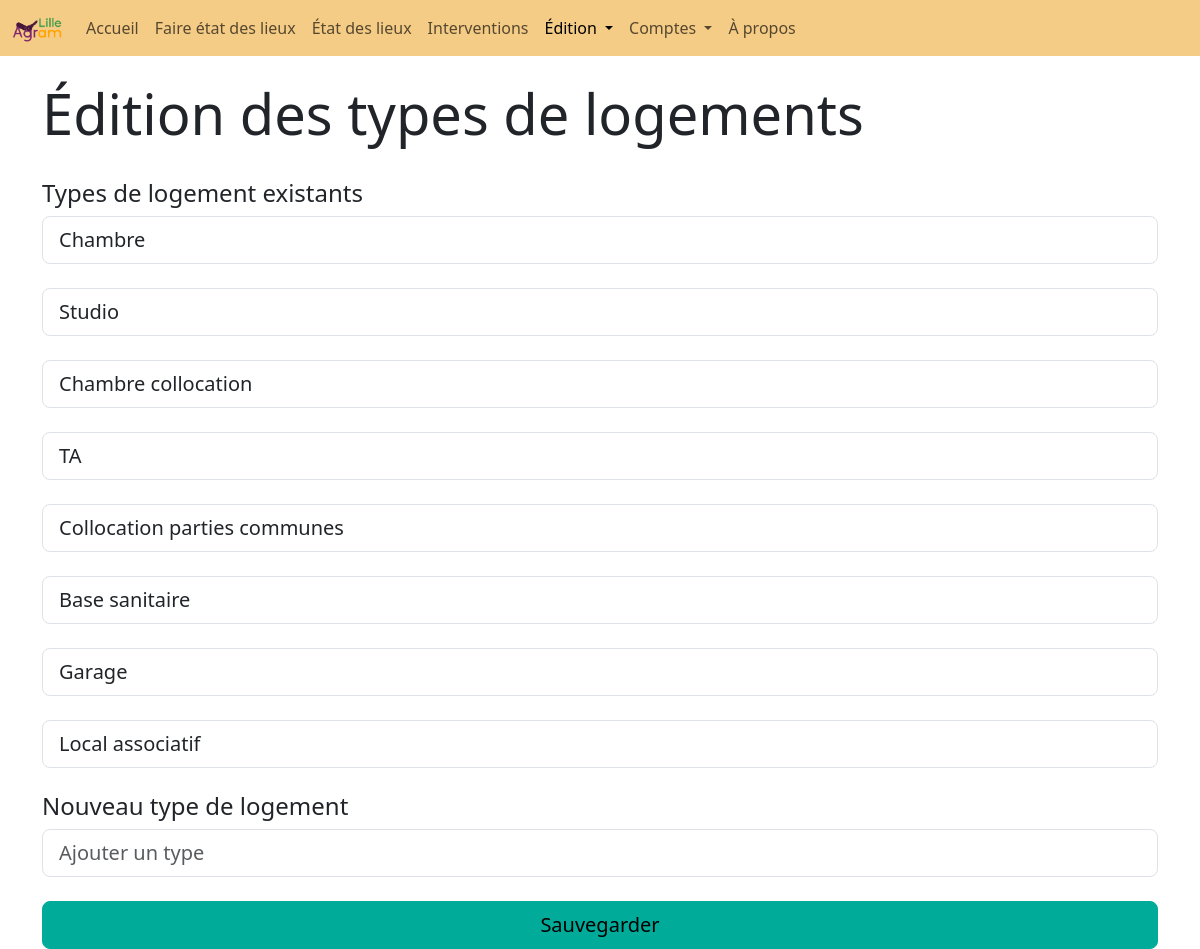
The page /modification_types_logement (signed in) on the database its author committed.
### website/models.py (models this page shows)
class TypeLogement(db.Model):
    __tablename__ = "type_logement"
    id = db.Column(db.Integer, primary_key=True)
    type = db.Column(db.String(50))

### website/blueprints/edition.py (the view)
@edition.route('modification_types_logement', methods = ['GET', 'POST'])
@login_required
def modification_types_logement():
    if request.method == 'POST':
        form = request.form
        updateTypeLogement(form)
    Types = db.session.query(TypeLogement).all()
    return render_template('modification_types_logement.html', active=activePage(6),  user=current_user, Types=Types)

### website/__init__.py (called while the page is built)
def create_app():
    app = Flask(__name__)
    secrey_key = uuid.uuid4().hex
    app.config['SECRET_KEY'] = "meow" #secrey_key
    app.config['SQLALCHEMY_DATABASE_URI'] = f'sqlite:///{DB_NAME}'
    db.init_app(app)
    from .blueprints.views import views
    from .blueprints.auth import auth
    from .blueprints.edition import edition
    from .blueprints.edl import edl
    app.register_blueprint(views, url_prefix = '/')
    app.register_blueprint(auth, url_prefix = '/')
    app.register_blueprint(edition, url_prefix = '/')
    app.register_blueprint(edl, url_prefix = '/')
    from .models import User
    with app.app_context():
        db.create_all()
    login_manager = LoginManager()
    login_manager.login_view = 'auth.login'
    login_manager.init_app(app)
    @login_manager.user_loader
    def load_user(id):
        return User.query.get(int(id))
    return app

### website/functions.py (called while the page is built)
def activePage(id: int) -> ...:
    len = 20
    active = len * ['']
    active[id] = 'active'
    return active

### website/templates/edition/modification_types_logement.html
{% extends "base.html" %}
{% block content %}
<br>
<h1 class="display-4">Édition des types de logements</h1>
<br>
<form method="post">
    <h4>Types de logement existants</h4>
    {% for type in Types %}
        <input class="form-control form-control-lg" type="text" id="type" name="{{type.id}}" value="{{type.type}}" placeholder="Nom">
        <br>
    {% endfor %}
    <h4>Nouveau type de logement</h4>
    <input class="form-control form-control-lg" type="text" id="type" name="newtypeoflogement" value="" placeholder="Ajouter un type">
    <br>
    <div class="list-group">
        <button type="submit" class="btn btn-success btn-lg btn-block">Sauvegarder</button>
    </div>
</form>
{% endblock %}

### website/templates/base.html (style rules this page uses)
body { padding-top: 56px; }

### rows shown on the page
TypeLogement: type "Chambre"
TypeLogement: type "Studio"
TypeLogement: type "Chambre collocation"
TypeLogement: type "TA"
TypeLogement: type "Collocation parties communes"
TypeLogement: type "Base sanitaire"
TypeLogement: type "Garage"
TypeLogement: type "Local associatif"
